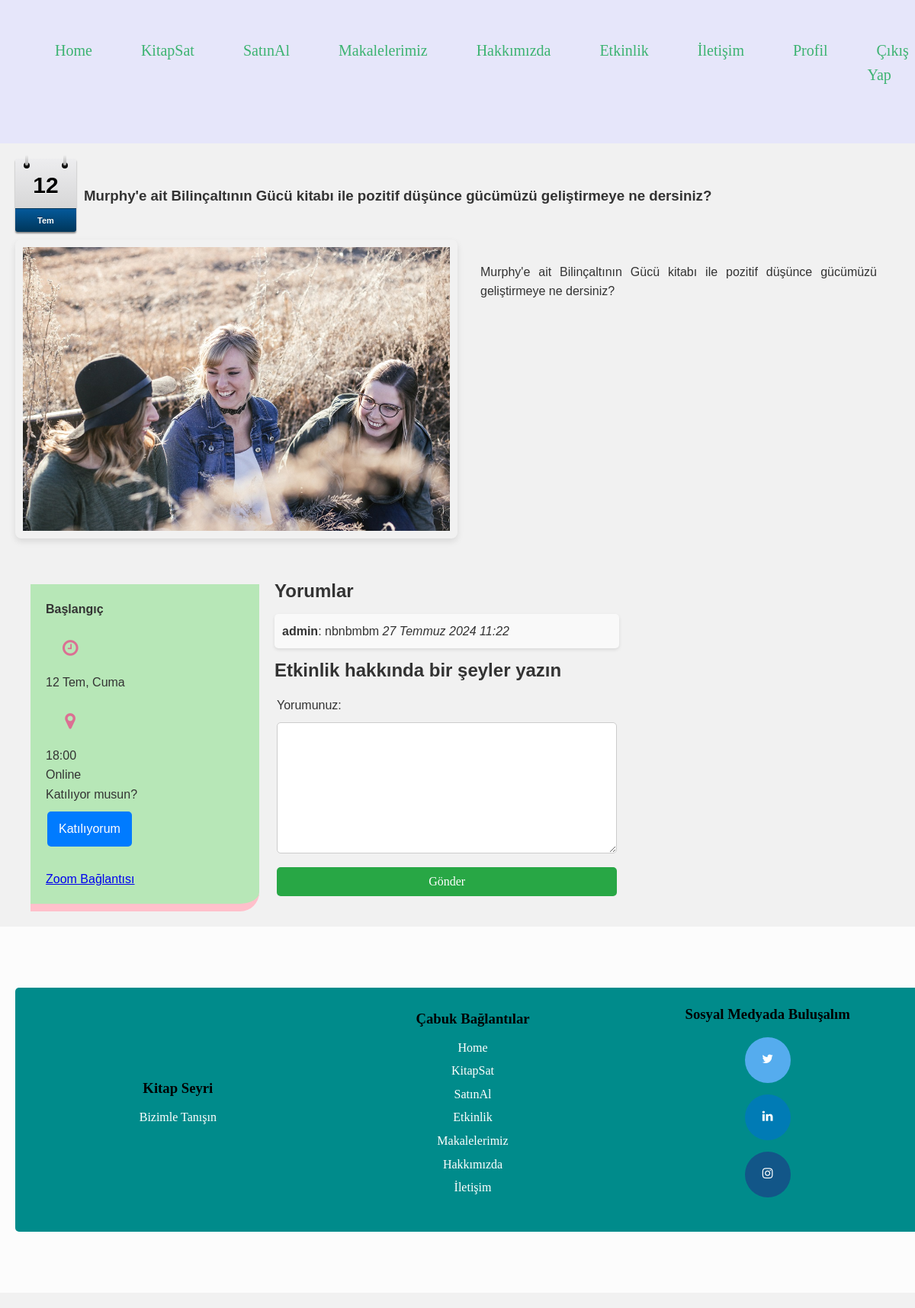
Screenshot of /activity/1/ (signed in) with the database file from the repository.
### activity/models.py (models this page shows, shortened)
class Event(models.Model):
    title = models.CharField(max_length=200)
    description = models.TextField()
    date = models.DateField()
    time = models.TimeField()
    location = models.CharField(max_length=200)
    image = models.ImageField(upload_to='events/')
    created_at = models.DateTimeField(auto_now_add=True)
    updated_at = models.DateTimeField(auto_now=True)

class Comment(models.Model):
    user = models.ForeignKey(User, on_delete=models.CASCADE, related_name='activity_comments')
    event = models.ForeignKey(Event, on_delete=models.CASCADE, related_name='event_comments')
    content = models.TextField()
    created_at = models.DateTimeField(auto_now_add=True)

### activity/views.py (the view)
# urls.py: path('<int:pk>/', views.event_detail, name='event_detail'),
def event_detail(request, pk):
    event = get_object_or_404(Event, pk=pk)
    participants = Participant.objects.filter(event=event)
    comments = Comment.objects.filter(event=event)
    if request.method == 'POST':
        comment_form = CommentForm(request.POST)
        if comment_form.is_valid():
            comment = comment_form.save(commit=False)
            comment.user = request.user
            comment.event = event
            comment.save()
            return redirect('event_detail', pk=pk)
    else:
        comment_form = CommentForm()
    return render(request, 'events/event_detail.html', {
        'event': event,
        'participants': participants,
        'comments': comments,
        'comment_form': comment_form
    })

### activity/forms.py
class CommentForm(forms.ModelForm):
    class Meta:
        model = Comment
        fields = ['content']
        labels = {
            'content': 'Yorumunuz',
        }

### templates/events/event_detail.html (shortened to what this page needs)
{% extends 'partials/base.html' %}
{% block content %}
<div class="eventdetailspage">
    <div class="calendarpart">
        <p class="calendar">{{ event.date|date:"d" }} <em>{{ event.date|date:"M" }}</em></p>
        <h3 class="eventheader">{{ event.title }}</h3>
    </div>
    <img class="eventdetailsimg" src="{{ event.image.url }}" alt="Etkinlik Görseli">
    <div class="details">
        <p>{{ event.description }}</p>
    </div>
    <div class="eventcard">
        <p><b>Başlangıç</b>
        <br><i class="fa fa-clock-o" style="font-size:24px;color:palevioletred;"></i>
        <br>{{ event.date|date:"d M, l" }}
        <br><i class="fa fa-map-marker" style="font-size:24px;color:palevioletred;"></i>
        <br>{{ event.time|time:"H:i" }}
        <br>{{ event.location }}
        <br>Katılıyor musun?
        <br>
        {% if user.is_authenticated %}
            <a href="{% url 'join_event' event.pk %}" onclick="alert('Pazar akşamı görüşmek üzere.')" class="button">Katılıyorum</a>
        {% else %}
            <a href="{% url 'login' %}" class="button">Giriş Yap</a>
        {% endif %}
        <br><br><a href="https://zoom.us/j/your-zoom-meeting-id" target="_blank">Zoom Bağlantısı</a></p>
    </div>
    <div class="comment-section">
        <h3>Yorumlar</h3>
        <ul>
            {% for comment in comments %}
            <li><strong>{{ comment.user.username }}</strong>: {{ comment.content }} <em>{{ comment.created_at }}</em></li>
            {% endfor %}
        </ul>
        <h3>Etkinlik hakkında bir şeyler yazın</h3>
        {% if user.is_authenticated %}
        <form method="post">
            {{ comment_form.as_p }}
            <button type="submit">Gönder</button>
        </form>
        {% else %}
        <p>Yorum yapabilmek için <a href="{% url 'login' %}">giriş yapmalısınız</a>.</p>
        {% endif %}
    </div>
</div>
{% endblock %}

### static/home.css (style rules this page uses)
* { margin: 0; padding: 0; box-sizing: border-box; }
body { font-family: 'Montserrat'; src: url('fonts/Montserrat') format('truetype'); }
.fa { display: inline-block; padding: 20px; font-size: 30px; width: 60px; height: 60px; text-align: center; text-decoration: none; margin: 5px 2px; border-radius: 50%; vertical-align: middle; line-height: 60px; }

### static/about.css (style rules this page uses)
body { font-family: Arial, sans-serif; line-height: 1.6; margin: 0; padding: 0; }

### static/contact.css (style rules this page uses)
body { font-family: 'Montserrat'; src: url('fonts/Montserrat') format('truetype'); }

### static/article.css (style rules this page uses)
body { font-family: Arial, sans-serif; }

### static/article1.css (style rules this page uses)
body { font-family: 'Montserrat'; src: url('fonts/Montserrat') format('truetype'); margin: 0; padding: 0; background-color: #f4f4f9; color: #333; }
img { border-radius: 8px; max-width: 100%; height: auto; margin-bottom: 20px; box-shadow: 0 4px 8px rgba(0, 0, 0, 0.1); }
.comment-section { margin-top: 30px; }
.comment-section h3 { font-size: 1.5em; color: #333; margin-bottom: 10px; }
.comment-section ul { list-style-type: none; padding: 0; }
.comment-section ul li { background-color: #f9f9f9; padding: 10px; margin-bottom: 10px; border-radius: 5px; box-shadow: 0 2px 4px rgba(0, 0, 0, 0.1); }
.comment-section textarea { width: 100%; padding: 10px; margin-top: 10px; border-radius: 5px; border: 1px solid #ccc; font-size: 1em; box-sizing: border-box; }
.comment-section button { display: inline-block; margin-top: 10px; padding: 10px 20px; background-color: #007BFF; color: #fff; border: none; cursor: pointer; border-radius: 5px; transition: background-color 0.3s ease; font-size: 1em; }

### static/activity.css (style rules this page uses)
body { font-family: Arial, sans-serif; background-color: #f4f4f4; margin: 0; padding: 20px; }

### static/activity1.css (style rules this page uses)
body { font-family: Arial, sans-serif; line-height: 1.6; margin: 0; padding: 0; }
.calendar { margin: .25em 10px 10px 0; padding-top: 5px; float: left; width: 80px; background: #ededef; background: -webkit-gradient(linear, left top, left bottom, from(#ededef), to(#ccc)); background: -moz-linear-gradient(top, #ededef, #ccc); font: bold 30px/60px 'Arial Black', Arial, Helvetica, sans-serif; text-align: center; color: #000; text-shadow: #fff 0 1px 0; border-radius: 3px; position: relative; box-shadow: 0 2px 2px #888; }
.calendar em { display: block; font: normal bold 11px/30px Arial, Helvetica, sans-serif; color: #fff; text-shadow: #00365a 0 -1px 0; background: #04599a; background: -webkit-gradient(linear, left top, left bottom, from(#04599a), to(#00365a)); background: -moz-linear-gradient(top, #04599a, #00365a); border-bottom-right-radius: 3px; border-bottom-left-radius: 3px; border-top: 1px solid #00365a; }
.calendar:before, .calendar:after { content: ''; float: left; position: absolute; top: 5px; width: 8px; height: 8px; background: #111; z-index: 1; border-radius: 10px; box-shadow: 0 1px 1px #fff; }
.calendar:before { left: 11px; }
.calendar:after { right: 11px; }
.calendar em:before, .calendar em:after { content: ''; float: left; position: absolute; top: -5px; width: 4px; height: 14px; background: #dadada; background: -webkit-gradient(linear, left top, left bottom, from(#f1f1f1), to(#aaa)); background: -moz-linear-gradient(top, #f1f1f1, #aaa); z-index: 2; border-radius: 2px; }
.calendar em:before { left: 13px; }
.calendar em:after { right: 13px; }
.eventdetailspage { font-family: Arial, sans-serif; margin: 20px; display: flex; flex-wrap: wrap; }
.calendarpart { display: flex; align-items: center; width: 100%; }
.eventdetailsimg { width: 50%; padding: 10px; box-sizing: border-box; }
.details { width: 50%; padding: 30px; box-sizing: border-box; text-align: justify; -webkit-hyphens: auto; -moz-hyphens: auto; hyphens: auto; }
.eventcard { background-color: rgb(183, 231, 183); border-bottom: 10px solid pink; border-bottom-right-radius: 25px; padding: 20px; margin: 20px; width: 100%; max-width: 300px; box-sizing: border-box; position: relative; top: 20px; }
.button { background-color: #04AA6D; border: none; color: white; padding: 10px 20px; text-align: center; text-decoration: none; display: inline-block; font-size: 16px; margin: 4px 2px; cursor: pointer; transition-duration: 0.4s; }
.comment-section button { background-color: #28a745; color: white; border: none; padding: 10px 20px; cursor: pointer; border-radius: 5px; margin-top: 10px; }

### static/login.css (style rules this page uses)
body { font-family: Arial, Helvetica, sans-serif; }
form { border: 3px solid #f1f1f1; }
button { background-color: #04AA6D; color: white; padding: 14px 20px; margin: 8px 0; border: none; cursor: pointer; width: 100%; }

### rows the page displays
Event: date "12", date "Tem", title "Murphy'e ait Bilinçaltının Gücü kitabı ile pozitif düşünce gücümüzü geliştirmeye ne dersiniz?", image (picture), description "Murphy'e ait Bilinçaltının Gücü kitabı ile pozitif düşünce gücümüzü geliştirmeye ne dersiniz?", date "12 Tem, Cuma", time "18:00", location "Online"
Comment: user.username "admin", content "nbnbmbm", created_at "27 Temmuz 2024 11:22"
